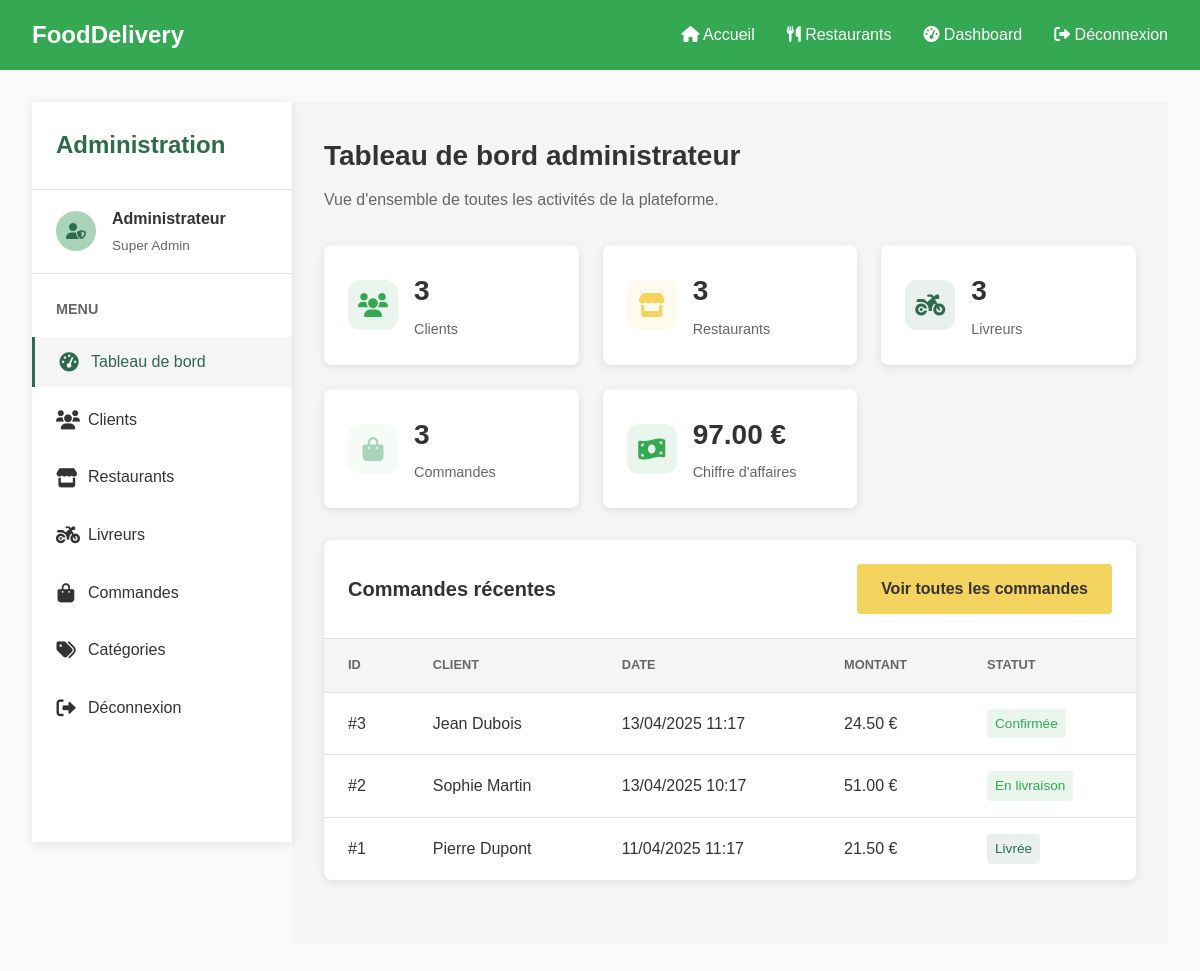
The page /pages/admin/dashboard.php (signed in) on the database its author committed.
### tables this page shows
CREATE TABLE Commande (
    id_commande INT AUTO_INCREMENT PRIMARY KEY,
    id_client INT NOT NULL,
    id_livreur INT,
    statut ENUM('en attente', 'confirmé', 'en préparation', 'en livraison', 'livré', 'annulé') DEFAULT 'en attente',
    date DATETIME DEFAULT CURRENT_TIMESTAMP,
    FOREIGN KEY (id_client) REFERENCES Client(id_client) ON DELETE CASCADE,
    FOREIGN KEY (id_livreur) REFERENCES Livreur(id_livreur) ON DELETE SET NULL
);

CREATE TABLE Client (
    id_client INT AUTO_INCREMENT PRIMARY KEY,
    nom_c VARCHAR(50) NOT NULL,
    prenom_c VARCHAR(50) NOT NULL,
    adresse_c TEXT NOT NULL,
    email VARCHAR(100) NOT NULL UNIQUE,
    mot_de_passe VARCHAR(255) NOT NULL,
    date_inscription DATETIME DEFAULT CURRENT_TIMESTAMP
);

CREATE TABLE Paiement (
    id_paiement INT AUTO_INCREMENT PRIMARY KEY,
    id_commande INT NOT NULL,
    montant DECIMAL(10,2) NOT NULL,
    mode ENUM('carte', 'espèces', 'paypal') DEFAULT 'carte',
    date_paiement DATETIME DEFAULT CURRENT_TIMESTAMP,
    FOREIGN KEY (id_commande) REFERENCES Commande(id_commande) ON DELETE CASCADE
);

### pages/admin/dashboard.php (the view, shortened to what this page needs)
<?php
include_once '../../includes/header.php';
function getStatistics() {
    try {
        $conn = getDbConnection();
        $stmtClients = $conn->prepare("SELECT COUNT(*) as total FROM Client");
        $stmtClients->execute();
        $clients = $stmtClients->fetch(PDO::FETCH_ASSOC)['total'];
        $stmtRestaurants = $conn->prepare("SELECT COUNT(*) as total FROM Restaurant");
        $stmtRestaurants->execute();
        $restaurants = $stmtRestaurants->fetch(PDO::FETCH_ASSOC)['total'];
        $stmtLivreurs = $conn->prepare("SELECT COUNT(*) as total FROM Livreur");
        $stmtLivreurs->execute();
        $livreurs = $stmtLivreurs->fetch(PDO::FETCH_ASSOC)['total'];
        $stmtCommandes = $conn->prepare("SELECT COUNT(*) as total FROM Commande");
        $stmtCommandes->execute();
        $commandes = $stmtCommandes->fetch(PDO::FETCH_ASSOC)['total'];
        $stmtCA = $conn->prepare("SELECT SUM(montant) as total FROM Paiement");
        $stmtCA->execute();
        $ca = $stmtCA->fetch(PDO::FETCH_ASSOC)['total'] ?: 0;
        return [
            'clients' => $clients,
            'restaurants' => $restaurants,
            'livreurs' => $livreurs,
            'commandes' => $commandes,
            'ca' => $ca
        ];
    } catch (PDOException $e) {
        return [
            'clients' => 0,
            'restaurants' => 0,
            'livreurs' => 0,
            'commandes' => 0,
            'ca' => 0
        ];
    }
}
function getRecentOrders($limit = 10) {
    try {
        $conn = getDbConnection();
        $stmt = $conn->prepare("SELECT c.*, cl.nom_c, cl.prenom_c, p.montant, p.mode
                               FROM Commande c
                               JOIN Client cl ON c.id_client = cl.id_client
                               JOIN Paiement p ON c.id_commande = p.id_commande
                               ORDER BY c.date DESC
                               LIMIT :limit");
        $stmt->bindParam(':limit', $limit, PDO::PARAM_INT);
        $stmt->execute();
        return $stmt->fetchAll(PDO::FETCH_ASSOC);
    } catch (PDOException $e) {
        return [];
    }
}
$stats = getStatistics();
$recentOrders = getRecentOrders();
function formatStatus($status) {
    switch ($status) {
        case 'confirmé':
            return '<span class="status status-confirmed">Confirmée</span>';
        case 'en livraison':
            return '<span class="status status-confirmed">En livraison</span>';
        case 'livré':
            return '<span class="status status-delivered">Livrée</span>';
    }
}
?>
<div class="dashboard-container">
    <div class="dashboard-sidebar">
        <div class="sidebar-header">
            <h2>Administration</h2>
        </div>
        <div class="sidebar-user">
            <div class="user-avatar">
                <i class="fas fa-user-shield"></i>
            </div>
            <div class="user-info">
                <div class="user-name">Administrateur</div>
                <div class="user-role">Super Admin</div>
            </div>
        </div>
        <div class="sidebar-menu">
            <h3>Menu</h3>
            <ul class="menu-items">
                <li>
                    <a href="#dashboard" class="active">
                        <i class="fas fa-tachometer-alt"></i>
                        <span>Tableau de bord</span>
                    </a>
                </li>
                <li>
                    <a href="#clients">
                        <i class="fas fa-users"></i>
                        <span>Clients</span>
                    </a>
                </li>
                <li>
                    <a href="#restaurants">
                        <i class="fas fa-store"></i>
                        <span>Restaurants</span>
                    </a>
                </li>
                <li>
                    <a href="#livreurs">
                        <i class="fas fa-motorcycle"></i>
                        <span>Livreurs</span>
                    </a>
                </li>
                <li>
                    <a href="#commandes">
                        <i class="fas fa-shopping-bag"></i>
                        <span>Commandes</span>
                    </a>
                </li>
                <li>
                    <a href="#categories">
                        <i class="fas fa-tags"></i>
                        <span>Catégories</span>
                    </a>
                </li>
                <li>
                    <a href="/pages/auth/logout.php">
                        <i class="fas fa-sign-out-alt"></i>
                        <span>Déconnexion</span>
                    </a>
                </li>
            </ul>
        </div>
    </div>
    <div class="dashboard-content">
        <section id="dashboard">
            <div class="content-header">
                <h1>Tableau de bord administrateur</h1>
                <p>Vue d'ensemble de toutes les activités de la plateforme.</p>
            </div>
            <div class="info-cards">
                <div class="info-card">
                    <div class="info-card-icon primary">
                        <i class="fas fa-users"></i>
                    </div>
                    <div class="info-card-content">
                        <div class="info-card-value"><?php echo $stats['clients']; ?></div>
                        <div class="info-card-label">Clients</div>
                    </div>
                </div>
                <div class="info-card">
                    <div class="info-card-icon secondary">
                        <i class="fas fa-store"></i>
                    </div>
                    <div class="info-card-content">
                        <div class="info-card-value"><?php echo $stats['restaurants']; ?></div>
                        <div class="info-card-label">Restaurants</div>
                    </div>
                </div>
                <div class="info-card">
                    <div class="info-card-icon accent">
                        <i class="fas fa-motorcycle"></i>
                    </div>
                    <div class="info-card-content">
                        <div class="info-card-value"><?php echo $stats['livreurs']; ?></div>
                        <div class="info-card-label">Livreurs</div>
                    </div>
                </div>
                <div class="info-card">
                    <div class="info-card-icon light">
                        <i class="fas fa-shopping-bag"></i>
                    </div>
                    <div class="info-card-content">
                        <div class="info-card-value"><?php echo $stats['commandes']; ?></div>
                        <div class="info-card-label">Commandes</div>
                    </div>
                </div>
                <div class="info-card">
                    <div class="info-card-icon primary">
                        <i class="fas fa-money-bill-wave"></i>
                    </div>
                    <div class="info-card-content">
                        <div class="info-card-value"><?php echo number_format($stats['ca'], 2); ?> €</div>
                        <div class="info-card-label">Chiffre d'affaires</div>
                    </div>
                </div>
            </div>
            <div class="data-table-container">
                <div class="data-table-header">
                    <h2>Commandes récentes</h2>
                    <div class="data-table-actions">
                        <a href="#commandes" class="btn btn-primary">Voir toutes les commandes</a>
                    </div>
                </div>
                <table class="data-table">
                    <thead>
                        <tr>
                            <th>ID</th>
                            <th>Client</th>
                            <th>Date</th>
                            <th>Montant</th>
                            <th>Statut</th>
                        </tr>
                    </thead>
                    <tbody>
                        <?php if (count($recentOrders) === 0): ?>
                        <tr>
                            <td colspan="5" style="text-align: center;">Aucune commande trouvée.</td>
                        </tr>
                        <?php else: ?>
                        <?php
                        $displayedOrders = array_slice($recentOrders, 0, 5);
                        foreach ($displayedOrders as $order):
                        ?>
                        <tr>
                            <td>#<?php echo $order['id_commande']; ?></td>
                            <td><?php echo htmlspecialchars($order['prenom_c'] . ' ' . $order['nom_c']); ?></td>
                            <td><?php echo date('d/m/Y H:i', strtotime($order['date'])); ?></td>
                            <td><?php echo number_format($order['montant'], 2); ?> €</td>
                            <td><?php echo formatStatus($order['statut']); ?></td>
                        </tr>
                        <?php endforeach; ?>
                        <?php endif; ?>
                    </tbody>
                </table>
            </div>
        </section>
    </div>
</div>
</body>
</html>

### includes/header.php (shortened to what this page needs)
<?php
$userRole = isset($_SESSION['role']) ? $_SESSION['role'] : 'visitor';
$isDashboard = strpos($_SERVER['REQUEST_URI'], '/dashboard') !== false ||
              strpos($_SERVER['REQUEST_URI'], '/admin') !== false ||
              strpos($_SERVER['REQUEST_URI'], '/profile') !== false;
?>
<!DOCTYPE html>
<html lang="fr">
<head>
    <link rel="stylesheet" href="https://cdnjs.cloudflare.com/ajax/libs/font-awesome/6.0.0/css/all.min.css">
    <link rel="stylesheet" href="/assets/css/style.css">
    <?php if ($isDashboard): ?>
    <link rel="stylesheet" href="/assets/css/dashboard.css">
    <?php endif; ?>
</head>
<body>
    <header>
        <nav class="navbar">
            <div class="logo">
                <a href="/">FoodDelivery</a>
            </div>
            <ul class="nav-links">
                <li><a href="/"><i class="fas fa-home"></i> Accueil</a></li>
                <li><a href="/pages/client/restaurants.php"><i class="fas fa-utensils"></i> Restaurants</a></li>
                <?php if ($userRole === 'client'): ?>
                    <li><a href="/pages/client/panier.php"><i class="fas fa-shopping-cart"></i> Panier</a></li>
                    <li><a href="/pages/client/dashboard.php"><i class="fas fa-user"></i> Compte</a></li>
                <?php elseif ($userRole === 'restaurant'): ?>
                    <li><a href="/pages/restaurant/dashboard.php"><i class="fas fa-chart-line"></i> Dashboard</a></li>
                    <li><a href="/pages/restaurant/profile.php"><i class="fas fa-user"></i> Compte</a></li>
                <?php elseif ($userRole === 'livreur'): ?>
                    <li><a href="/pages/livreur/dashboard.php"><i class="fas fa-motorcycle"></i> Dashboard</a></li>
                    <li><a href="/pages/livreur/profile.php"><i class="fas fa-user"></i> Compte</a></li>
                <?php elseif ($userRole === 'admin'): ?>
                    <li><a href="/pages/admin/dashboard.php"><i class="fas fa-tachometer-alt"></i> Dashboard</a></li>
                <?php else: ?>
                    <li><a href="/pages/auth/login.php"><i class="fas fa-sign-in-alt"></i> Connexion</a></li>
                    <li><a href="/pages/auth/register.php"><i class="fas fa-user-plus"></i> Inscription</a></li>
                <?php endif; ?>
                <?php if ($userRole !== 'visitor'): ?>
                    <li><a href="/pages/auth/logout.php"><i class="fas fa-sign-out-alt"></i> Déconnexion</a></li>
                <?php endif; ?>
            </ul>
        </nav>
    </header>
    <main>

### assets/css/style.css (style rules this page uses)
:root { --vert-frais: #34A853; --vert-doux: #A8D5BA; --jaune-pastel: #F4D35E; --blanc-pur: #FAFAFA; --vert-fonce: #2D6A4F; }
* { margin: 0; padding: 0; box-sizing: border-box; font-family: 'Arial', sans-serif; }
body { background-color: var(--blanc-pur); color: #333; line-height: 1.6; }
a { text-decoration: none; color: inherit; }
ul { list-style: none; }
.navbar { display: flex; justify-content: space-between; align-items: center; background-color: var(--vert-frais); color: white; padding: 1rem 2rem; }
.logo a { font-size: 1.5rem; font-weight: bold; color: white; }
.nav-links { display: flex; gap: 2rem; }
.nav-links a { color: white; transition: all 0.3s ease; }
main { min-height: 70vh; padding: 2rem; }
.btn { display: inline-block; padding: 0.75rem 1.5rem; background-color: var(--jaune-pastel); color: #333; border: none; border-radius: 4px; cursor: pointer; font-weight: bold; transition: all 0.3s ease; }
.btn-primary { background-color: var(--jaune-pastel); }

### rows shown on the page
commande: id_commande "3", id_client.nom_c "Jean Dubois", date "13/04/2025 11:17", paiement.montant "24.50", statut "Confirmée"
commande: id_commande "2", id_client.nom_c "Sophie Martin", date "13/04/2025 10:17", paiement.montant "51.00", statut "En livraison"
commande: id_commande "1", id_client.nom_c "Pierre Dupont", date "11/04/2025 11:17", paiement.montant "21.50", statut "Livrée"

### other values the page prints
$stats['clients'] "3"
$stats['restaurants'] "3"
$stats['livreurs'] "3"
$stats['commandes'] "3"
$stats['ca'] "97.00"
